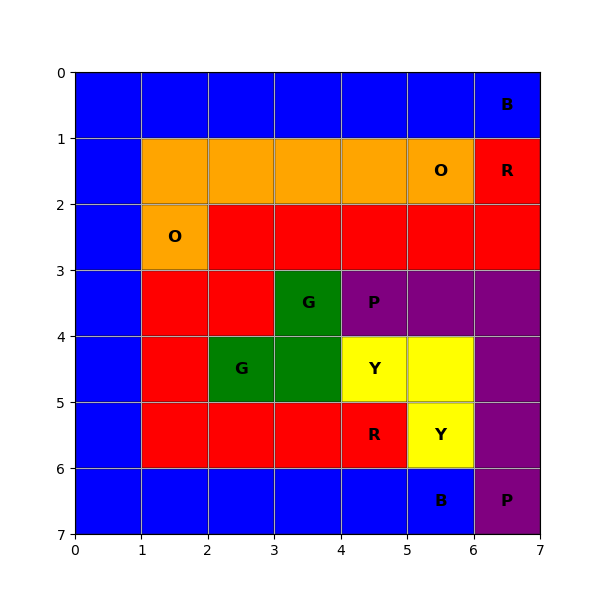

Write Python code to recreate this figure.
import numpy as np
import random
from collections import deque
import copy
import matplotlib.pyplot as plt

# 定義網格大小（例如5x5）
GRID_SIZE = 7
NUM_COLORS = 6  # 假設我們有五對顏色點

# 初始化參數
POPULATION_SIZE = 500
GENERATIONS = 1000
MUTATION_RATE = 0.1
TOURNAMENT_SIZE = 5

# 初始設定的顏色
COLORS = ["R", "G", "B", "Y", "O","P"]  # 紅、綠、藍、黃、橙
color_path_lengths = {}  # 每個顏色的最短路徑長度
COLOR_MAP = {
    "R": "red",
    "G": "green",
    "B": "blue",
    "Y": "yellow",
    "O": "orange",
    "P": "purple",
    "": "white"  # 空白格子
}

# 隨機生成起點和終點
endpoints = {
    "R": [(1, 6), (5, 4)],  # Yellow
    "B": [(0, 6), (6, 5)],  # Blue
    "G": [(3, 3), (4, 2)],  # Green
    "Y": [(4, 4), (5, 5)],  # Red
    "O": [(1, 5), (2, 1)],  # Orange
    "P": [(3, 4), (6, 6)]   # purple
}
fix = {}
# 定義個體
class Individual:
    def __init__(self):
        # self.genotype = np.random.choice(COLORS, (GRID_SIZE, GRID_SIZE))
        # 生成一個空白網格
        self.genotype = np.full((GRID_SIZE, GRID_SIZE), "", dtype=str)
        self.fitness = -1
        self.final = 5
        self.finished = False

    def calculate_fitness(self):
        color_connected = []
        cluster_num = self.compute_cluster(self.genotype)
        
        if cluster_num > self.final:
            self.fitness += (1/(cluster_num - self.final))* 1
        elif cluster_num == self.final:
            self.finished = True
            return
        
        # 檢查每個顏色的起點與終點是否連通
        path_score = 0
        connection_penalty = 0  # 未連線的懲罰
        for color, (start, end) in endpoints.items():
            if self.is_connected(color, start, end):
                path_score += 10
                color_connected.append(color)
            else:
                connection_penalty += 5  # 每個未連線的顏色降低 5 分
        
        # 假設適應度為覆蓋得分和路徑連通性得分的和
        self.fitness += path_score - connection_penalty


        # 計算每個顏色的數量
        color_counts = {color: 0 for color in COLORS}
        for i in range(GRID_SIZE):
            for j in range(GRID_SIZE):
                color_counts[self.genotype[i, j]] += 1

        # 確保每種顏色至少有最短路徑長度的格子數 如果數量不足fitness減少
        for color in COLORS:
            required_length = color_path_lengths[color]
            actual_count = color_counts[color]
            if color in color_connected:
                if actual_count > required_length:
                    self.fitness -= (actual_count - required_length) * 1 # 調整權重可根據實驗結果進行調整
            else:
                if actual_count < required_length:
                    # 如果顏色數量不足，降低適應度
                    self.fitness -= (required_length - actual_count) * 5 # 調整權重可根據實驗結果進行調整
            
    
        
        self.fitness = max(0, self.fitness)  # 適應度不為負數


    def compute_cluster(self, genotype):
        rows, cols = genotype.shape
        visited = np.zeros((rows, cols), dtype=bool)
        directions = [(-1, 0), (1, 0), (0, -1), (0, 1)]
        cluster_count = 0

        def dfs(x, y, color):
            stack = [(x, y)]
            visited[x, y] = True
            while stack:
                cx, cy = stack.pop()
                for dx, dy in directions:
                    nx, ny = cx + dx, cy + dy
                    if 0 <= nx < rows and 0 <= ny < cols and not visited[nx, ny] and genotype[nx, ny] == color:
                        visited[nx, ny] = True
                        stack.append((nx, ny))

        # 計算每個顏色的群集數量
        for i in range(rows):
            for j in range(cols):
                if not visited[i, j]:  # 如果尚未被訪問，則啟動新的群集計算
                    cluster_count += 1
                    dfs(i, j, genotype[i, j])

        return cluster_count



    def is_connected(self, color, start, end):
        # 這裡可以用深度優先搜索（DFS）或廣度優先搜索（BFS）來檢查路徑是否連通
        visited = set()
        stack = [start]
        
        while stack:
            x, y = stack.pop()
            if (x, y) == end:
                return True
            if (x, y) not in visited:
                visited.add((x, y))
                # 檢查四周相鄰的格子
                for dx, dy in [(-1, 0), (1, 0), (0, -1), (0, 1)]:
                    nx, ny = x + dx, y + dy
                    if 0 <= nx < GRID_SIZE and 0 <= ny < GRID_SIZE:
                        if self.genotype[nx, ny] == color:
                            stack.append((nx, ny))
        
        return False


def enforce_fixed_points(individual):
    for color, (start, end) in endpoints.items():
        start_x, start_y = start
        end_x, end_y = end
        individual.genotype[start_x, start_y] = color
        individual.genotype[end_x, end_y] = color
    for color, points in fix.items():
        for point in points:
            x, y = point
            individual.genotype[x, y] = color
    


def calculate_shortest_path(start, end):
    queue = deque([(start, 0)])  # (位置, 路徑長度)
    visited = set([start])

    while queue:
        (x, y), length = queue.popleft()
        if (x, y) == end:
            return length-1  # 返回最短路徑長度

        for dx, dy in [(-1, 0), (1, 0), (0, -1), (0, 1)]:  # 上下左右移動
            nx, ny = x + dx, y + dy
            if 0 <= nx < GRID_SIZE and 0 <= ny < GRID_SIZE and (nx, ny) not in visited:
                queue.append(((nx, ny), length + 1))
                visited.add((nx, ny))

    return float('inf')  # 若無法連接，返回無窮大

def find_initial_fix(individual):
            
    # 把indfivial row col 左右各增加一行
    rows, cols = individual.genotype.shape
    # 把矩陣都填入1
    grid_test = np.full((rows + 2, cols + 2), "1", dtype=str)
    grid_test[1:-1, 1:-1] = individual.genotype
    # 便利這個grid_test如果上下左右其中有三個不是空白就檢查是不是附近有唯一一個顏色，如果有就填入那個顏色
    for i in range(1, rows+1):
        for j in range(1, cols+1):
            if grid_test[i, j] != "":
                left,right,down,up = grid_test[i-1, j], grid_test[i+1, j], grid_test[i, j-1], grid_test[i, j+1]
                counts = [left, right, down, up].count("")
                if counts == 1:
                    if left == "":
                        grid_test[i-1, j] = grid_test[i, j]
                        ## 更新fix
                        if grid_test[i-1, j] not in fix:
                            fix[grid_test[i-1, j]] = []
                            fix[grid_test[i-1, j]].append((i-2, j-1))
                    elif right == "":
                        grid_test[i+1, j] = grid_test[i, j]
                        ## 更新fix
                        if grid_test[i+1, j] not in fix:
                            fix[grid_test[i+1, j]] = []
                            fix[grid_test[i+1, j]].append((i, j-1))
                    elif down == "":
                        grid_test[i, j-1] = grid_test[i, j]
                        ## 更新fix
                        if grid_test[i, j-1] not in fix:
                            fix[grid_test[i, j-1]] = []
                            fix[grid_test[i, j-1]].append((i-1, j-2))
                    elif up == "":
                        grid_test[i, j+1] = grid_test[i, j]
                        ## 更新fix
                        if grid_test[i, j+1] not in fix:
                            fix[grid_test[i, j+1]] = []
                            fix[grid_test[i, j+1]].append((i-1, j))

    # 換serch fix 附近有沒有可以填入的顏色
    
    while True:
        update = False
        for color, points in fix.items():
            for point in points:
                x, y = point
                x = x + 1
                y = y + 1
                left,right,down,up = grid_test[x-1, y], grid_test[x+1, y], grid_test[x, y-1], grid_test[x, y+1]
                counts = [left, right, down, up].count("")
                if counts == 1:
                    update = True
                    if left == "":
                        grid_test[x-1, y] = color
                        ## 更新fix
                        if grid_test[x-1, y] not in fix:
                            fix[grid_test[x-1, y]] = []
                            fix[grid_test[x-1, y]].append((x-2, y-1))
                    elif right == "":
                        grid_test[x+1, y] = color
                        ## 更新fix
                        if grid_test[x+1, y] not in fix:
                            fix[grid_test[x+1, y]] = []
                            fix[grid_test[x+1, y]].append((x, y-1))
                    elif down == "":
                        grid_test[x, y-1] = color
                        ## 更新fix
                        if grid_test[x, y-1] not in fix:
                            fix[grid_test[x, y-1]] = []
                            fix[grid_test[x, y-1]].append((x-1, y-2))
                    elif up == "":
                        grid_test[x, y+1] = color
                        ## 更新fix
                        if grid_test[x, y+1] not in fix:
                            fix[grid_test[x, y+1]] = []
                            fix[grid_test[x, y+1]].append((x-1, y))
        if update == False:
            break
            
    # 將填充後的矩陣放回individual
    individual.genotype = grid_test[1:-1, 1:-1]               
                    
            

# 初始族群生成
def create_population(size):
    # 計算每個顏色至少需要的格子數（最短路徑長度）
    for color, (start, end) in endpoints.items():
        color_path_lengths[color] = calculate_shortest_path(start, end)
    
    print("每個顏色的最短路徑長度:", color_path_lengths)  # 確認結果
    

    # 初始化族群
    population = []
    for _ in range(size):
        individual = Individual()

        # 先將每個顏色的起點和終點填入網格
        for color, (start, end) in endpoints.items():
            start_x, start_y = start
            end_x, end_y = end
            individual.genotype[start_x, start_y] = color  # 起點
            individual.genotype[end_x, end_y] = color      # 終點

        # 計算有沒有可以固定的顏色點
        find_initial_fix(individual)
        # visualize_solution(individual.genotype)
        # exit()

        # 分配顏色到網格上，確保每種顏色至少有最短路徑長度的格子數
        for color, length in color_path_lengths.items():
            positions = random.sample(range(GRID_SIZE * GRID_SIZE), length)  # 隨機選擇網格位置
            for pos in positions:
                x, y = divmod(pos, GRID_SIZE)
                individual.genotype[x, y] = color
        
        # 將剩下的格子隨機填充，以增加多樣性
        empty_positions = np.where(individual.genotype == "")
        for pos in zip(empty_positions[0], empty_positions[1]):
            individual.genotype[pos] = random.choice(COLORS)
        
        enforce_fixed_points(individual)
        population.append(individual)

    return population

# 父母選擇：競賽選擇
def tournament_selection(population):
    selected = random.sample(population, TOURNAMENT_SIZE)
    return max(selected, key=lambda ind: ind.fitness)

# 交叉：單點交叉
def find_fixed_points(endpoints,fix):
    """
    找出所有顏色的起點和終點，返回一個保護點的集合。
    """
    fixed = set()
    for color, (start, end) in endpoints.items():
        fixed.add(start)
        fixed.add(end)
    for color, points in fix.items():
        for point in points:
            fixed.add(point)
    return fixed

def visualize_solution(genotype):
    plt.figure(figsize=(6, 6))
    ax = plt.gca()
    
    # 遍歷每個格子，填充顏色
    for i in range(GRID_SIZE):
        for j in range(GRID_SIZE):
            color = genotype[i, j]
            # 使用 Rectangle 繪製網格，並按照左上角為 (0, 0) 進行顯示
            rect = plt.Rectangle((j, i), 1, 1, facecolor=COLOR_MAP[color], edgecolor='black')
            ax.add_patch(rect)

            # 標記起點和終點
            for c, (start, end) in endpoints.items():
                if (i, j) == start or (i, j) == end:
                    plt.text(j + 0.5, i + 0.5, c, color='black', ha='center', va='center', fontsize=12, fontweight='bold')

    # 設定網格和顯示屬性
    plt.xlim(0, GRID_SIZE)
    plt.ylim(0, GRID_SIZE)
    plt.xticks(np.arange(0, GRID_SIZE + 1, 1))
    plt.yticks(np.arange(0, GRID_SIZE + 1, 1))
    plt.grid(True)
    plt.gca().invert_yaxis()  # 反轉 y 軸，將 (0, 0) 設置在左上角
    plt.show()

def crossover(parent1, parent2):
    """
    二維空間的交叉操作，保護起點和終點位置。
    """
    fixed_points = find_fixed_points(endpoints,fix)
    child1_genotype = copy.deepcopy(parent1.genotype)
    child2_genotype = copy.deepcopy(parent2.genotype)

    # 隨機選擇水平或垂直切割
    if random.random() < 0.5:
        # 水平切割 (交換部分行)
        row = random.randint(0, GRID_SIZE - 1)
        for col in range(GRID_SIZE):
            if (row, col) not in fixed_points:
                child1_genotype[row, col], child2_genotype[row, col] = (
                    child2_genotype[row, col],
                    child1_genotype[row, col],
                )
    else:
        # 垂直切割 (交換部分列)
        col = random.randint(0, GRID_SIZE - 1)
        for row in range(GRID_SIZE):
            if (row, col) not in fixed_points:
                child1_genotype[row, col], child2_genotype[row, col] = (
                    child2_genotype[row, col],
                    child1_genotype[row, col],
                )

    # 建立新的子代個體
    child1 = Individual()
    child2 = Individual()
    child1.genotype = child1_genotype
    child2.genotype = child2_genotype

    return child1, child2

# 突變：隨機區段重組
# 重新設計突變函數，以確保不會破壞起點和終點
def mutate(individual):
    if random.random() < MUTATION_RATE:
        # 找出所有固定的起點和終點位置
        fixed_points = find_fixed_points(endpoints,fix)

        # 隨機選擇一個區域
        x, y = random.randint(0, GRID_SIZE - 1), random.randint(0, GRID_SIZE - 1)
        size = random.randint(1, 3)  # 隨機區段大小
        end_x, end_y = min(x + size, GRID_SIZE), min(y + size, GRID_SIZE)

        # 收集非固定點的顏色位置
        mutable_positions = []
        mutable_colors = []

        for i in range(x, end_x):
            for j in range(y, end_y):
                if (i, j) not in fixed_points:
                    mutable_positions.append((i, j))
                    mutable_colors.append(individual.genotype[i, j])

        # 隨機打亂非固定點的顏色
        if mutable_colors:
            random.shuffle(mutable_colors)

            # 將打亂後的顏色放回非固定點位置
            for (i, j), color in zip(mutable_positions, mutable_colors):
                individual.genotype[i, j] = color

# 演化循環
def evolve(population):
    for generation in range(GENERATIONS):
        # 計算適應度
        for individual in population:
            individual.calculate_fitness()
            
            if individual.finished:
                print(f"Solution found in generation {generation + 1}!")
                visualize_solution(individual.genotype)
                return  # 提前結束演化函數

        # 生成新族群
        new_population = []
        while len(new_population) < POPULATION_SIZE:
            parent1 = tournament_selection(population)
            parent2 = tournament_selection(population)
            child1, child2 = crossover(parent1, parent2)  # 正確接收兩個子代
            mutate(child1)
            mutate(child2)
            # 這邊檢查child fitness = 0 的直接不加入
            if child1.fitness != 0:
                new_population.append(child1)
            if child2.fitness != 0:
                new_population.append(child2)

        # 更新族群
        population = new_population
        for individual in population:
            individual.calculate_fitness()

        # 輸出每代的最佳適應度
        best_fitness = max(individual.fitness for individual in population)
        print(f"Generation {generation + 1}: Best Fitness = {best_fitness}")

    # 輸出最終解
    best_individual = max(population, key=lambda ind: ind.fitness)
    print("Best Solution:")
    print(best_individual.genotype)

    #可視化最終解
    visualize_solution(best_individual.genotype)

# 主程式
population = create_population(POPULATION_SIZE)
evolve(population)
